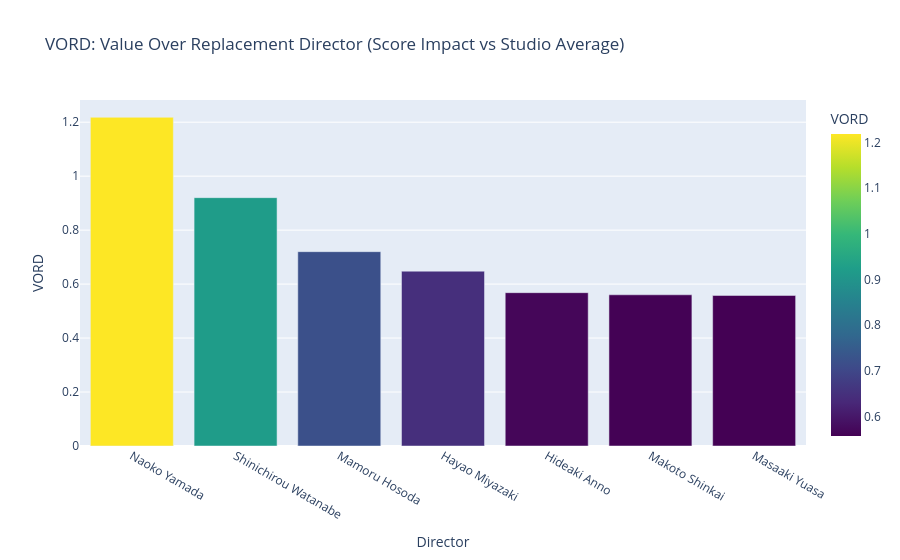

This figure's notebook cell:
### Markdown cell above
## Extra Chapter: VORD (Value Over Replacement Director) ⚾

Inspired by Sabermetrics ("Moneyball"): how much value does a director add compared to the "average" of their studio?
If Hayao Miyazaki directs a Ghibli film, how much score does it gain compared to a Ghibli film *not* directed by him?

**Formula**: `VORD = (Avg Score Director at Studio X) - (Avg Score Studio X without Director)`

### Code cell
# Calculate VORD for selected Directors
# Logic:
# 1. Iterate through directors.
# 2. Find their main studio (most frequent).
# 3. Calculate Avg Score of Director @ Studio.
# 4. Calculate Avg Score of Studio (excluding Director).
# 5. Difference is VORD.

vord_data = []

for director in target_directors:
    # Get director works
    d_works = director_scores[director_scores['normalized_name'] == director]
    if d_works.empty: continue
    
    # Get main studio (most frequent)
    # Studios col is comma separated string. Let's simplistically take the first one listed for grouping or explode.
    # For better accuracy, we look at the studio string.
    main_studio = d_works['studios'].mode()[0]
    if pd.isna(main_studio): continue
        
    # Clean studio name (first element if multiple)
    main_studio_clean = main_studio.split(',')[0].strip()
    
    # Get all works from that studio
    all_studio_works = df[df['studios'].str.contains(main_studio_clean, na=False)]
    
    # Exclude director's works
    studio_works_no_director = all_studio_works[~all_studio_works['anime_id'].isin(d_works['anime_id'])]
    
    if studio_works_no_director.empty: 
        # The director IS the studio (e.g. maybe Shinkai early Comix Wave?)
        continue
        
    score_director = d_works[d_works['studios'].str.contains(main_studio_clean, na=False)]['score'].mean()
    score_replacement = studio_works_no_director['score'].mean()
    
    vord = score_director - score_replacement
    
    vord_data.append({
        'Director': director,
        'Main Studio': main_studio_clean,
        'Director Avg': score_director,
        'Studio Baseline': score_replacement,
        'VORD': vord
    })

df_vord = pd.DataFrame(vord_data).sort_values(by='VORD', ascending=False)

fig = px.bar(df_vord, x='Director', y='VORD',
             title='VORD: Value Over Replacement Director (Score Impact vs Studio Average)',
             hover_data=['Main Studio', 'Director Avg', 'Studio Baseline'],
             color='VORD', color_continuous_scale='Viridis')
fig.show()

### Figure 1 — Plotly figure (JSON) as saved in the notebook; plotly's stock layout.template omitted (floating-point values rounded to 4 significant figures)
{"data": [{"customdata": [["['Kyoto Animation']", 7.818, 6.6], ["['Sunrise']", 7.522, 6.602], ["['Toei Animation']", 7.322, 6.602], ["['Studio Ghibli']", 7.25, 6.602], ["['Gainax']", 7.17, 6.602], ["['CoMix Wave Films']", 7.163, 6.603], ["['Science SARU']", 7.16, 6.602]], "hovertemplate": "Director=%{x}<br>VORD=%{marker.color}<br>Main Studio=%{customdata[0]}<br>Director Avg=%{customdata[1]}<br>Studio Baseline=%{customdata[2]}<extra></extra>", "legendgroup": "", "marker": {"color": [1.218, 0.9204, 0.7202, 0.648, 0.5683, 0.5604, 0.558], "coloraxis": "coloraxis", "pattern": {"shape": ""}}, "name": "", "orientation": "v", "showlegend": false, "textposition": "auto", "type": "bar", "x": ["Naoko Yamada", "Shinichirou Watanabe", "Mamoru Hosoda", "Hayao Miyazaki", "Hideaki Anno", "Makoto Shinkai", "Masaaki Yuasa"], "xaxis": "x", "y": [1.218, 0.9204, 0.7202, 0.648, 0.5683, 0.5604, 0.558], "yaxis": "y"}], "layout": {"barmode": "relative", "coloraxis": {"colorbar": {"title": {"text": "VORD"}}, "colorscale": [[0, "#440154"], [0.1111, "#482878"], [0.2222, "#3e4989"], [0.3333, "#31688e"], [0.4444, "#26828e"], [0.5556, "#1f9e89"], [0.6667, "#35b779"], [0.7778, "#6ece58"], [0.8889, "#b5de2b"], [1, "#fde725"]]}, "legend": {"tracegroupgap": 0}, "title": {"text": "VORD: Value Over Replacement Director (Score Impact vs Studio Average)"}, "xaxis": {"anchor": "y", "domain": [0, 1], "title": {"text": "Director"}}, "yaxis": {"anchor": "x", "domain": [0, 1], "title": {"text": "VORD"}}}}
